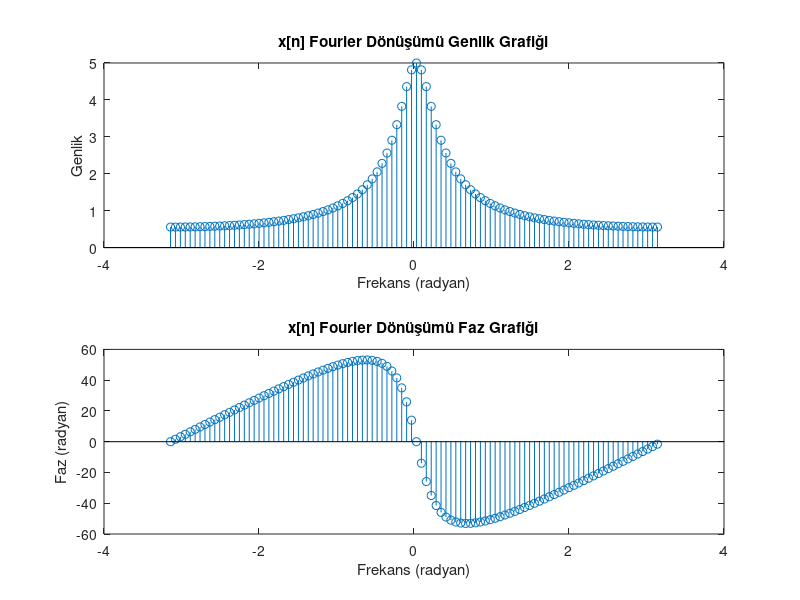

Write MATLAB code to recreate this figure.
n = 0:99; % n değerleri ayrık zamanlı tanımlamak için oluşturuldu
x = (0.8).^n .* (n >= 0); % istenilen x[n] sinyali tanımı

N = length(x); % Sinyal uzunluğu range tanımı

FF = fftshift(fft(x)); % Fourier dönüşümü fonksiyonu tanımlandı 

genlik = abs(FF); % Genlik hesabı
faz = (180/pi).*angle(FF); % Faz hesabı

frek = linspace(-pi, pi, N); % Frekans vektörü tanımlama işlemi bu vektör belli bir aralık oluşturmak için tanımlandı

% Genlik grafiği
subplot(2, 1, 1); %aynı sayfada çoklu grafik için tanımlandı
stem(frek, genlik); %ayrık veri çizimi,discreet-plot
xlabel('Frekans (radyan)');%x ekseni adlandırma
ylabel('Genlik');%y ekseni adlandırma
title('x[n] Fourier Dönüşümü Genlik Grafiği');%başlık ekler

% Faz grafiği
subplot(2, 1, 2);%aynı sayfada çoklu grafik için tanımlandı
stem(frek, faz); %ayrık veri çizimi,discreet-plot işlevi için tanımlandı
xlabel('Frekans (radyan)'); % x eksenini isimlendirir.
ylabel('Faz (radyan)');%y eksenini adlandırmak için kullanıldı
title('x[n] Fourier Dönüşümü Faz Grafiği');%başlık eklendi
